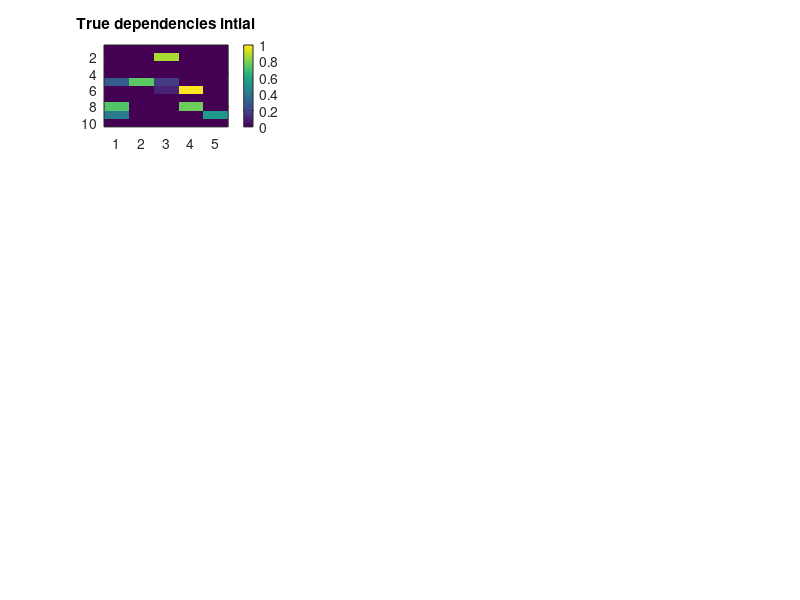

The MATLAB source for this figure: (Note: this script raises an error after producing the figure.)
% Dictionary based NL-TISO is implemented in this code. This implementation
% builds dictionary based on the simalarity measured using kernal
% functions. The length of the dictionary is not fixed in this
% implementation.

% Comment#2 to test git branch
clc
clear all
close all
% filename = './data/sytem20.mat';
% Data_struct = load(filename,'-mat');
% M_x=Data_struct.m_X;
noOfNodes        = 5;
filtOrder        = 2;
T=1;
noOfObservations = 3000
D=30;
order=2;
gamma_RF=1e-3;
gamma_NLTISO=1e-1;
lamda=1/10;
edge_probability=.1;
A=[];
for kk=1:1
for i=1:order
    temp1=10*rand(noOfNodes,noOfNodes).*(rand(noOfNodes,noOfNodes)<edge_probability);
    A=[A;temp1];
end
% A=zeros(10,5);
% [len_A,bred_A]=size(A)
% ad_in=randi([1,len_A*bred_A],1,1);
% A(ad_in)=1*rand;
%  ad_in=randi([1,len_A*bred_A],1,1);
 A(5)=10*rand;
%  A(14)=8;

subplot(4,3,1)
imagesc(A/max(A(:)))
title('True dependencies intial')
colorbar;
alpha=.1*rand(noOfNodes,noOfObservations);
y_initial=1*randn(noOfNodes ,1);
y=[y_initial];
Ksigma=10;
gsigma=Ksigma;
Gscale=(1/sqrt(2*pi)/Ksigma);
gscale=Gscale;
GausDenom=-1/2/Ksigma^2;
T=250
T_Beta=3*rand(order*noOfNodes,noOfNodes,T);

M_x=zeros(noOfNodes ,noOfNodes );
M_x(:,1)=y_initial+.1*randn;
for ii=2:T+order
    temp=A(1:noOfNodes ,:)*y_initial;
    M_x(:,ii)=temp+.1*rand;
    y_initial= M_x(:,ii);
end

for ii=T+order+1:noOfObservations
    A5(ii)=A(5);
%    list_nz=find(A);
%         len=length(list_nz);
%         rem_in=randi([1,len],1,1);
%         rem=list_nz(rem_in);
        A(5)=A(5)+1*sin(ii*.003);
    
    for k=1:noOfNodes
        temp=0;
        for m=1:order
            for l=1:noOfNodes
                temp=temp+ A(noOfNodes *(m-1)+k,l)*((1*gscale*exp(-10000000*(M_x(l,ii-m-T:ii-m-1)-M_x(l,ii-m)).^2/(10*gsigma*gsigma))*reshape(T_Beta(noOfNodes *(m-1)+k,l,:),[T,1]))+(0*gscale*exp(-1000000*(M_x(l,ii-m-T:ii-m-1)-M_x(l,ii-m)).^2/(2*gsigma*gsigma))*reshape(T_Beta(noOfNodes *(m-1)+k,l,:),[T,1])));
                
            end
        end
        M_x(k,ii)=temp+.05*randn;
        
    end
    
end
m_X=M_x;
% m_X=normalize(m_X,2);
Ksigma=10;
vsigma=[10 10 10 10 10];
for i=1:noOfNodes
    v(i,:,:)=vsigma(i)*vsigma(i)*randn(1,filtOrder,D);
end
Gscale=(1/sqrt(2*pi)/Ksigma);
alpha=zeros(noOfNodes,noOfNodes,filtOrder,noOfObservations);
Kernal=zeros(noOfNodes,filtOrder,noOfObservations);

[pred_RF,alpha_RF,mse_RF(kk,:),B15]=NLTISORFF(order,lamda,gamma_RF,vsigma,m_X,noOfNodes,filtOrder,noOfObservations,10);
[pred_RF,alpha_RF,mse_RF(kk,:),B25]=NLTISORFF(order,lamda,gamma_RF,vsigma,m_X,noOfNodes,filtOrder,noOfObservations,30);
[pred_RF,alpha_RF,mse_RF(kk,:),B35]=NLTISORFF(order,lamda,gamma_RF,vsigma,m_X,noOfNodes,filtOrder,noOfObservations,40);
[pred_NLTISO,alpha_NLTISO,mse_NL(kk,:),BNL5]=NLTISOF(order,lamda,gamma_NLTISO,Ksigma,m_X,noOfNodes,filtOrder,noOfObservations,D);
%%%%Moving average
for t=12:noOfObservations
    movavg_pred(:,t)=sum(m_X(:,t-11:t-1),2)/10;
end
%% Tiso
addpath '/Users/rohanmoney/git_rohan/STInference/gsim/ProcessingBlocks/STFunctionEstimators/TirsoObjects/'


[n_row_mx,nTimeInstants]=size(M_x);
tirsoObj = Tirso; % set tirso object up
tirsoObj.noOfNodes = 5;
tirsoObj.order     = 2; % we can try a higher order later
tirsoObj.regPar    = 1e-1;
tirsoObj.b_shrinkSelfLoops  = 0; % Bolstad
tirsoObj.forgettingFactor   = 0.8;
tirsoObj.h_stepsize         = @(ts)1/eigs(ts.m_Phi,1);
% initialize
tState_in = tirsoObj.initialize(0, M_x( :,1:tirsoObj.order)');
for t = tirsoObj.order+1:nTimeInstants
    if t==990
        subplot(4,3,4)
        imagesc(tState_in.m_A/max(tState_in.m_A(:)))
        colorbar;
        title('TIRSO estimate at t=990')
        
    end
    if t==1990
        subplot(4,3,5)
        imagesc(tState_in.m_A/max(tState_in.m_A(:)))
        colorbar;
        title('TIRSO estimate at t=1990')
        
    end
    if t==2990
         subplot(4,3,6)
        imagesc(tState_in.m_A/max(tState_in.m_A(:)))
        colorbar;
        title('TIRSO estimate at t=2990')
        
    end
    mtemp= M_x(:, t);
    tState_in = tirsoObj.update(tState_in, mtemp);
    m_predic(:,:)=tState_in.predictManyFromBuffer(10)';
     m_prediction(1:5,t)= m_predic(:,1);
    error_tiso=(m_X(:,t)-m_prediction(:,t)).^2;
    e_tirso(:,t)=error_tiso;
    mse_tirso(:,t)=sum(error_tiso)/sum(m_X(:,t).^2);
    Bt=tState_in.m_A/max(tState_in.m_A(:));
    Bt5(t)=Bt(5);
end
% mse_t(kk,:)=mse_tirso;
end
figure

plot(A5/max(A5),'LineWidth',2)
hold on
plot(Bt5/max(Bt5),'LineWidth',2)
hold on
 plot(BNL5/max(BNL5),'LineWidth',2)
 hold on
% plot(B15/max(B15),'LineWidth',2)
% hold on
% plot(B25/max(B25),'LineWidth',2)
% hold on
plot(B35/max(B35),'LineWidth',2)
title('')
lgd2=legend('Orginal','TIRSO','NL-TISO','RF-NLTISO')
set(lgd2,'fontsize',18)
ylabel('Magnitude','FontSize',18)
xlabel('t','FontSize',18)
% hold on
% plot(B25)
% hold on
% plot(B35)
figure
plot(sum(mse_RF(:,300:end))/10,'LineWidth',2)
 hold on
 plot(sum(mse_NL(:,300:end))/10,'LineWidth',2)
 hold on
%  plot( sum(mse_t(:,300:end))/10,'LineWidth',2)
% legend('RF-NLTISO','NLTISO','TIRSO')
% Full_Ker_time=toc;
% Psuedo_Adj=(sum(alpha_RF.^2,4)).^0.5
% plot(pred_RF(1,:),'LineWidth',2)
% hold on
% plot(m_X(1,1:noOfObservations),'LineWidth',2)
% hold on
% plot(movavg_pred(1,:))
% hold on
% % plot(pred_NLTISO(15,:),'LineWidth',2)
% legend('prediction (RF)','orginal','Moving Average')
% alpha_full=alpha(:);
% Num_samples_Dict=Kernal_Size_Dict(3);
% Num_samples_Ful=Kernal_Size_Full(3);
% title_str=strcat('NoSamplesDict=',num2str(Num_samples_Dict),', ',...
%     'NoSamplesFull=',num2str(Num_samples_Ful))
% title(title_str)
%
% Kernal_Size_Dict
% Kernal_Size_Full
% Full_Ker_time
% Dict_time
function [predt,alpha,mse,B5]= NLTISOF(order,lamda,gamma,Ksigma,m_X,noOfNodes,filtOrder,noOfObservations,D)
Gscale=(1/sqrt(2*pi)/Ksigma);
alpha=zeros(noOfNodes,noOfNodes,filtOrder,noOfObservations);
Kernal=zeros(noOfNodes,filtOrder,noOfObservations);

eta=1/gamma;
%% new code
for t=filtOrder+1:noOfObservations
    
        Psuedo_Adj=(sum(alpha.^2,4)).^0.5;
        B=[Psuedo_Adj(:,:,1);Psuedo_Adj(:,:,2) ];
        B5(t)=B(5);
        
        
    for n1=1:noOfNodes
        m_X_P_pre=m_X(n1,t-filtOrder:t-1);
        m_X_P=flip(m_X_P_pre);
        m_X_P_big=repmat(m_X_P',1,t);
        Kernal(n1,:,1:t)=Gscale*exp(-1000*(m_X_P_big-m_X(n1,1:t)).^2);
    end
    K_vec=vec(Kernal(:,:,1:t));
    for n1=1:noOfNodes
        predt(n1,t)=(vec(alpha(n1,:,:,1:t)))'*K_vec;
        grad_vec=(vec(alpha(n1,:,:,1:t)))'*K_vec*K_vec'-K_vec'*m_X(n1,t);
        error_temp(n1)=(predt(n1,t)-m_X(n1,t))^2;
        grad=reshape(grad_vec,noOfNodes,filtOrder,t);
        g=eta*squeeze(alpha(n1,:,:,1:t))-grad;
        alpha(n1,:,:,1:t)= SoftThresold(g,t,noOfNodes,eta,lamda,n1,order);
    end
     error(:,t)=error_temp;
     mse(t)=sum(error_temp)/(sum(m_X(:,t).^2));
    (sum(alpha.^2,4)).^0.5;
end
end
function [predt,alpha,mse,B5]= NLTISORFF(order,lamda,gamma,vsigma,m_X,noOfNodes,filtOrder,noOfObservations,D)
Kernal=zeros(noOfNodes,filtOrder,2*D);

for i=1:noOfNodes
    v(i,:,:)=vsigma(i)*vsigma(i)*randn(1,filtOrder,D);
end

eta=1/gamma;

alpha=zeros(noOfNodes,noOfNodes,filtOrder,2*D);
tic
%%RF-TISO
for t=filtOrder+1:noOfObservations
    
        Psuedo_Adj=(sum(alpha.^2,4)).^0.5;
        B=[Psuedo_Adj(:,:,1);Psuedo_Adj(:,:,2) ];
        
       B5(t)=B(5);
      
    for n1=1:noOfNodes
        
        for tau=1:filtOrder
            m_X_P_pre=m_X(n1,t-tau);
            v_vec=v(n1,tau,:);
            
            
            
            Kernal(n1,tau,1:2*D)=[reshape((sin(m_X_P_pre*v_vec)),[1,D]) reshape((cos(m_X_P_pre*v_vec)),[1,D])];
        end
    end
    
    Kernal_Size_Full=size(Kernal);
    K_vec=vec(Kernal(:,:,1:2*D));
    for n1=1:noOfNodes
        predt(n1,t)=(vec(alpha(n1,:,:,1:2*D)))'*K_vec;
        grad_vec=(vec(alpha(n1,:,:,1:2*D)))'*K_vec*K_vec'-K_vec'*m_X(n1,t);
        error_temp(n1)=(predt(n1,t)-m_X(n1,t))^2;
        grad=reshape(grad_vec,noOfNodes,filtOrder,2*D);
        g=eta*squeeze(alpha(n1,:,:,1:2*D))-grad;
        alpha(n1,:,:,1:2*D)= SoftThresold(g,2*D,noOfNodes,eta,lamda,n1,order);
    end
    error(:,t)=error_temp;
     mse(t)=sum(error_temp)/sum(m_X(:,t).^2);
end
end
function [alpha_temp] =SoftThresold(g,t,noOfNodes,eta,lamda,n1,order)
alpha_temp=zeros(size(g));
for n2=1:noOfNodes
    for m=1:order
        alpha_temp(n2,m,:)=g(n2,m,:)/eta;
        alpha_temp(n2,m,:)=g(n2,m,:)/eta*max(0,(1-lamda/norm(reshape(g(n2,m,:),1,t))));
    end
end
end